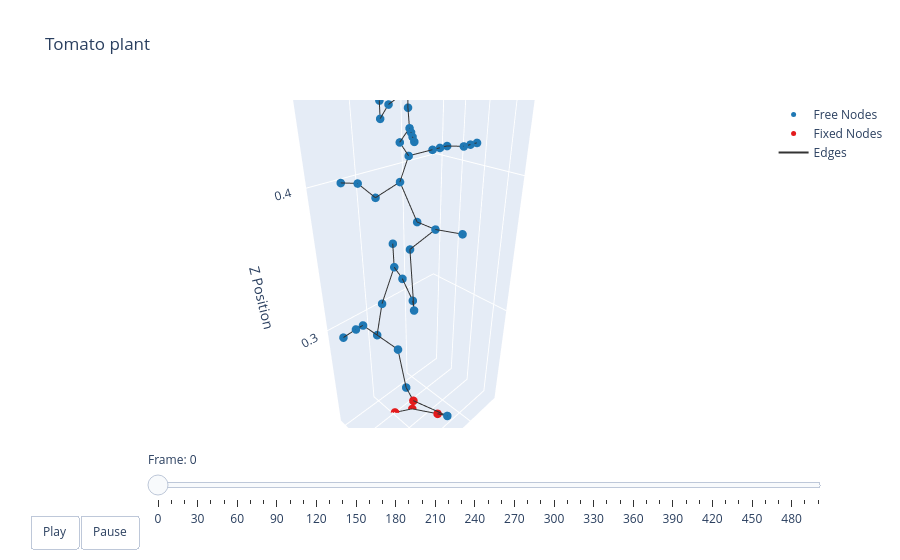

Write notebook code for a chart like this one.
### Markdown cell above
### Plotting

### Code cell
t = np.arange(robot.sim_params.total_time, step=robot.sim_params.dt)
options = dismech.AnimationOptions(title='Tomato plant', plot_step=10)

fig = dismech.get_interactive_animation_plotly(robot, t, qs , options)
fig.show()

### Figure 1 — Plotly figure (JSON) as saved in the notebook; plotly's stock layout.template omitted (floating-point values rounded to 4 significant figures; data arrays with more than 128 entries replaced by an {"elided": "..."} marker saying what was removed)
{"data": [{"marker": {"color": "#1f78b4", "size": 5}, "mode": "markers", "name": "Free Nodes", "type": "scatter3d", "x": [1.032, 1.048, 1.049, 1.081, 1.057, 1.065, 1.073, 1.049, 1.033, 1.041, 1.057, 1.065, 1.017, 1.041, 1.033, 1.033, 1.025, 1.057, 1.073, 1.065, 1.041, 1.001, 1.009, 1.017, 1.041, 0.9765, 0.9845, 0.9925, 1.049, 1.041, 1.049, 1.057, 1.065, 1.073, 1.033, 1.041, 1.041, 1.041, 1.025, 1.041, 1.017, 1.001, 1.009, 1.033, 1.049, 1.041, 1.041, 1.057, 1.065, 1.049, 1.033, 1.033, 1.041, 1.041], "y": [0.06804, 0.03583, 0.02778, -0.004212, 0.01178, 0.003775, 0.00378, 0.01172, 0.01168, 0.02768, 0.05169, 0.05969, -0.004345, 0.0357, 0.0357, 0.0517, 0.0677, 0.01971, 0.003714, 0.01171, 0.02771, 0.03571, 0.03571, 0.03571, 0.03571, 0.0437, 0.0437, 0.0437, 0.03571, 0.01171, 0.04371, 0.05172, 0.05972, 0.06772, 0.003714, 0.01971, 0.03571, 0.03571, 0.03571, 0.03571, 0.04371, 0.05171, 0.05171, 0.03571, 0.01172, 0.01972, 0.02772, 0.02771, 0.02771, 0.03571, 0.03572, 0.04372, 0.05172, 0.05972], "z": [0.2335, 0.2494, 0.2814, 0.2892, 0.2893, 0.2973, 0.2973, 0.3133, 0.3374, 0.3374, 0.3374, 0.3374, 0.3453, 0.3614, 0.3774, 0.3774, 0.3774, 0.3934, 0.4014, 0.4014, 0.4014, 0.4174, 0.4174, 0.4174, 0.4174, 0.4174, 0.4174, 0.4174, 0.4254, 0.4334, 0.4334, 0.4334, 0.4334, 0.4334, 0.4414, 0.4414, 0.4414, 0.4494, 0.4574, 0.4574, 0.4574, 0.4574, 0.4574, 0.4654, 0.4734, 0.4734, 0.4734, 0.4734, 0.4734, 0.4734, 0.4814, 0.4814, 0.4814, 0.4814]}, {"marker": {"color": "#e31a1c", "size": 5}, "mode": "markers", "name": "Fixed Nodes", "type": "scatter3d", "x": [1.048, 1.032, 1.024, 1.048], "y": [0.01985, 0.02785, 0.05185, 0.04385], "z": [0.2094, 0.2094, 0.2174, 0.2414]}, {"line": {"color": "#333333", "width": 2}, "mode": "lines", "name": "Edges", "type": "scatter3d", "x": {"elided": "171 float values"}, "y": {"elided": "171 float values"}, "z": {"elided": "171 float values"}}, {"color": "rgba(166, 206, 227, 0.7)", "i": [], "j": [], "k": [], "name": "Faces", "opacity": 0.7, "showscale": false, "type": "mesh3d", "x": [1.048, 1.032, 1.024, 1.032, 1.048, 1.048, 1.049, 1.081, 1.057, 1.065, 1.073, 1.049, 1.033, 1.041, 1.057, 1.065, 1.017, 1.041, 1.033, 1.033, 1.025, 1.057, 1.073, 1.065, 1.041, 1.001, 1.009, 1.017, 1.041, 0.9765, 0.9845, 0.9925, 1.049, 1.041, 1.049, 1.057, 1.065, 1.073, 1.033, 1.041, 1.041, 1.041, 1.025, 1.041, 1.017, 1.001, 1.009, 1.033, 1.049, 1.041, 1.041, 1.057, 1.065, 1.049, 1.033, 1.033, 1.041, 1.041], "y": [0.01985, 0.02785, 0.05185, 0.06804, 0.04385, 0.03583, 0.02778, -0.004212, 0.01178, 0.003775, 0.00378, 0.01172, 0.01168, 0.02768, 0.05169, 0.05969, -0.004345, 0.0357, 0.0357, 0.0517, 0.0677, 0.01971, 0.003714, 0.01171, 0.02771, 0.03571, 0.03571, 0.03571, 0.03571, 0.0437, 0.0437, 0.0437, 0.03571, 0.01171, 0.04371, 0.05172, 0.05972, 0.06772, 0.003714, 0.01971, 0.03571, 0.03571, 0.03571, 0.03571, 0.04371, 0.05171, 0.05171, 0.03571, 0.01172, 0.01972, 0.02772, 0.02771, 0.02771, 0.03571, 0.03572, 0.04372, 0.05172, 0.05972], "z": [0.2094, 0.2094, 0.2174, 0.2335, 0.2414, 0.2494, 0.2814, 0.2892, 0.2893, 0.2973, 0.2973, 0.3133, 0.3374, 0.3374, 0.3374, 0.3374, 0.3453, 0.3614, 0.3774, 0.3774, 0.3774, 0.3934, 0.4014, 0.4014, 0.4014, 0.4174, 0.4174, 0.4174, 0.4174, 0.4174, 0.4174, 0.4174, 0.4254, 0.4334, 0.4334, 0.4334, 0.4334, 0.4334, 0.4414, 0.4414, 0.4414, 0.4494, 0.4574, 0.4574, 0.4574, 0.4574, 0.4574, 0.4654, 0.4734, 0.4734, 0.4734, 0.4734, 0.4734, 0.4734, 0.4814, 0.4814, 0.4814, 0.4814]}], "layout": {"scene": {"camera": {"eye": {"x": 1.225, "y": 1.225, "z": 1.0}}, "xaxis": {"range": [0.9577, 1.094], "title": {"text": "X Position"}}, "yaxis": {"range": [-0.006623, 0.07195], "title": {"text": "Y Position"}}, "zaxis": {"range": [0.2094, 0.4815], "title": {"text": "Z Position"}}}, "sliders": [{"currentvalue": {"prefix": "Frame: "}, "steps": [{"args": [["0"], {"frame": {"duration": 50, "redraw": true}, "mode": "immediate"}], "label": "0", "method": "animate"}, {"args": [["1"], {"frame": {"duration": 50, "redraw": true}, "mode": "immediate"}], "label": "10", "method": "animate"}, {"args": [["2"], {"frame": {"duration": 50, "redraw": true}, "mode": "immediate"}], "label": "20", "method": "animate"}, {"args": [["3"], {"frame": {"duration": 50, "redraw": true}, "mode": "immediate"}], "label": "30", "method": "animate"}, {"args": [["4"], {"frame": {"duration": 50, "redraw": true}, "mode": "immediate"}], "label": "40", "method": "animate"}, {"args": [["5"], {"frame": {"duration": 50, "redraw": true}, "mode": "immediate"}], "label": "50", "method": "animate"}, {"args": [["6"], {"frame": {"duration": 50, "redraw": true}, "mode": "immediate"}], "label": "60", "method": "animate"}, {"args": [["7"], {"frame": {"duration": 50, "redraw": true}, "mode": "immediate"}], "label": "70", "method": "animate"}, {"args": [["8"], {"frame": {"duration": 50, "redraw": true}, "mode": "immediate"}], "label": "80", "method": "animate"}, {"args": [["9"], {"frame": {"duration": 50, "redraw": true}, "mode": "immediate"}], "label": "90", "method": "animate"}, {"args": [["10"], {"frame": {"duration": 50, "redraw": true}, "mode": "immediate"}], "label": "100", "method": "animate"}, {"args": [["11"], {"frame": {"duration": 50, "redraw": true}, "mode": "immediate"}], "label": "110", "method": "animate"}, {"args": [["12"], {"frame": {"duration": 50, "redraw": true}, "mode": "immediate"}], "label": "120", "method": "animate"}, {"args": [["13"], {"frame": {"duration": 50, "redraw": true}, "mode": "immediate"}], "label": "130", "method": "animate"}, {"args": [["14"], {"frame": {"duration": 50, "redraw": true}, "mode": "immediate"}], "label": "140", "method": "animate"}, {"args": [["15"], {"frame": {"duration": 50, "redraw": true}, "mode": "immediate"}], "label": "150", "method": "animate"}, {"args": [["16"], {"frame": {"duration": 50, "redraw": true}, "mode": "immediate"}], "label": "160", "method": "animate"}, {"args": [["17"], {"frame": {"duration": 50, "redraw": true}, "mode": "immediate"}], "label": "170", "method": "animate"}, {"args": [["18"], {"frame": {"duration": 50, "redraw": true}, "mode": "immediate"}], "label": "180", "method": "animate"}, {"args": [["19"], {"frame": {"duration": 50, "redraw": true}, "mode": "immediate"}], "label": "190", "method": "animate"}, {"args": [["20"], {"frame": {"duration": 50, "redraw": true}, "mode": "immediate"}], "label": "200", "method": "animate"}, {"args": [["21"], {"frame": {"duration": 50, "redraw": true}, "mode": "immediate"}], "label": "210", "method": "animate"}, {"args": [["22"], {"frame": {"duration": 50, "redraw": true}, "mode": "immediate"}], "label": "220", "method": "animate"}, {"args": [["23"], {"frame": {"duration": 50, "redraw": true}, "mode": "immediate"}], "label": "230", "method": "animate"}, {"args": [["24"], {"frame": {"duration": 50, "redraw": true}, "mode": "immediate"}], "label": "240", "method": "animate"}, {"args": [["25"], {"frame": {"duration": 50, "redraw": true}, "mode": "immediate"}], "label": "250", "method": "animate"}, {"args": [["26"], {"frame": {"duration": 50, "redraw": true}, "mode": "immediate"}], "label": "260", "method": "animate"}, {"args": [["27"], {"frame": {"duration": 50, "redraw": true}, "mode": "immediate"}], "label": "270", "method": "animate"}, {"args": [["28"], {"frame": {"duration": 50, "redraw": true}, "mode": "immediate"}], "label": "280", "method": "animate"}, {"args": [["29"], {"frame": {"duration": 50, "redraw": true}, "mode": "immediate"}], "label": "290", "method": "animate"}, {"args": [["30"], {"frame": {"duration": 50, "redraw": true}, "mode": "immediate"}], "label": "300", "method": "animate"}, {"args": [["31"], {"frame": {"duration": 50, "redraw": true}, "mode": "immediate"}], "label": "310", "method": "animate"}, {"args": [["32"], {"frame": {"duration": 50, "redraw": true}, "mode": "immediate"}], "label": "320", "method": "animate"}, {"args": [["33"], {"frame": {"duration": 50, "redraw": true}, "mode": "immediate"}], "label": "330", "method": "animate"}, {"args": [["34"], {"frame": {"duration": 50, "redraw": true}, "mode": "immediate"}], "label": "340", "method": "animate"}, {"args": [["35"], {"frame": {"duration": 50, "redraw": true}, "mode": "immediate"}], "label": "350", "method": "animate"}, {"args": [["36"], {"frame": {"duration": 50, "redraw": true}, "mode": "immediate"}], "label": "360", "method": "animate"}, {"args": [["37"], {"frame": {"duration": 50, "redraw": true}, "mode": "immediate"}], "label": "370", "method": "animate"}, {"args": [["38"], {"frame": {"duration": 50, "redraw": true}, "mode": "immediate"}], "label": "380", "method": "animate"}, {"args": [["39"], {"frame": {"duration": 50, "redraw": true}, "mode": "immediate"}], "label": "390", "method": "animate"}, {"args": [["40"], {"frame": {"duration": 50, "redraw": true}, "mode": "immediate"}], "label": "400", "method": "animate"}, {"args": [["41"], {"frame": {"duration": 50, "redraw": true}, "mode": "immediate"}], "label": "410", "method": "animate"}, {"args": [["42"], {"frame": {"duration": 50, "redraw": true}, "mode": "immediate"}], "label": "420", "method": "animate"}, {"args": [["43"], {"frame": {"duration": 50, "redraw": true}, "mode": "immediate"}], "label": "430", "method": "animate"}, {"args": [["44"], {"frame": {"duration": 50, "redraw": true}, "mode": "immediate"}], "label": "440", "method": "animate"}, {"args": [["45"], {"frame": {"duration": 50, "redraw": true}, "mode": "immediate"}], "label": "450", "method": "animate"}, {"args": [["46"], {"frame": {"duration": 50, "redraw": true}, "mode": "immediate"}], "label": "460", "method": "animate"}, {"args": [["47"], {"frame": {"duration": 50, "redraw": true}, "mode": "immediate"}], "label": "470", "method": "animate"}, {"args": [["48"], {"frame": {"duration": 50, "redraw": true}, "mode": "immediate"}], "label": "480", "method": "animate"}, {"args": [["49"], {"frame": {"duration": 50, "redraw": true}, "mode": "immediate"}], "label": "490", "method": "animate"}, {"args": [["50"], {"frame": {"duration": 50, "redraw": true}, "mode": "immediate"}], "label": "499", "method": "animate"}], "transition": {"duration": 0}, "x": 0.1, "y": 0}], "title": {"text": "Tomato plant"}, "updatemenus": [{"buttons": [{"args": [null, {"frame": {"duration": 50, "redraw": true}, "fromcurrent": true}], "label": "Play", "method": "animate"}, {"args": [[null], {"frame": {"duration": 0, "redraw": true}, "mode": "immediate"}], "label": "Pause", "method": "animate"}], "direction": "left", "pad": {"r": 10, "t": 87}, "showactive": false, "type": "buttons", "x": 0.1, "xanchor": "right", "y": 0, "yanchor": "top"}]}}
